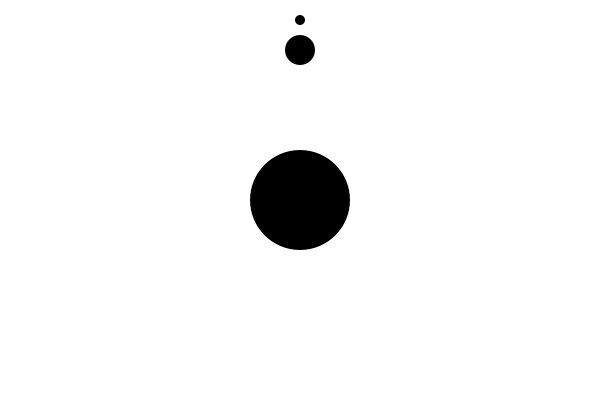
Frame 1 (no input)
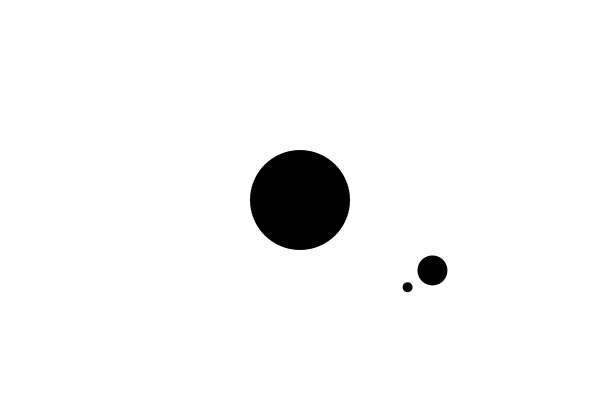
Frame 60 (the mouse pressed at the canvas centre just before this capture)
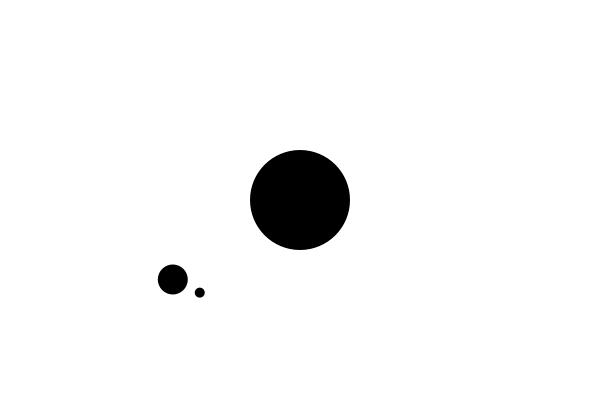
Frame 120 (the mouse held since frame 60 and released just before this capture)

The Processing sketch that drew these frames (run headless with seeded random() and noise(); from frame 60 on, the mouse is pressed at the canvas centre):

// Processing sketch: motion_16_draw_solar_system
// ── motion_16_draw_solar_system.pde
float r1, r2, speed1, speed2;

void setup() {
  size(600, 400);
  noStroke();
  ellipseMode(CENTER);
  r1 = 0;
  r2 = 0;
  speed1 = 2;
  speed2 = 4;
}

void draw() {
  background(255);
  fill(0);
  
  pushMatrix();
  translate(width/2, height/2);
  rotate(radians(r1));
  ellipse(0, -150, 30, 30);
  translate(0, -150);
  rotate(radians(-r1));
  rotate(radians(r2));
  ellipse(0, -30, 10, 10);
  popMatrix();
  
  fill(0);
  ellipse(width/2, height/2, 100, 100);
  
  r1 = r1 + speed1;
  r2 = r2 + speed2;
}
